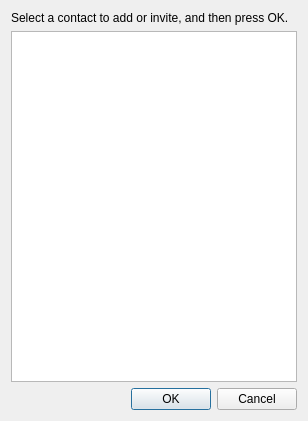
<?xml version="1.0" encoding="UTF-8"?>
<ui version="4.0">
 <class>addressBook</class>
 <widget class="QDialog" name="addressBook">
  <property name="geometry">
   <rect>
    <x>0</x>
    <y>0</y>
    <width>308</width>
    <height>421</height>
   </rect>
  </property>
  <property name="windowTitle">
   <string>Choose a Contact from Your Address Book</string>
  </property>
  <property name="modal">
   <bool>true</bool>
  </property>
  <layout class="QVBoxLayout" name="verticalLayout">
   <item>
    <widget class="QLabel" name="label">
     <property name="text">
      <string>Select a contact to add or invite, and then press OK.</string>
     </property>
    </widget>
   </item>
   <item>
    <widget class="QListWidget" name="listWidget"/>
   </item>
   <item>
    <widget class="QDialogButtonBox" name="buttonBox">
     <property name="orientation">
      <enum>Qt::Horizontal</enum>
     </property>
     <property name="standardButtons">
      <set>QDialogButtonBox::Cancel|QDialogButtonBox::Ok</set>
     </property>
    </widget>
   </item>
  </layout>
 </widget>
 <resources/>
 <connections>
  <connection>
   <sender>buttonBox</sender>
   <signal>accepted()</signal>
   <receiver>addressBook</receiver>
   <slot>accept()</slot>
   <hints>
    <hint type="sourcelabel">
     <x>248</x>
     <y>254</y>
    </hint>
    <hint type="destinationlabel">
     <x>157</x>
     <y>274</y>
    </hint>
   </hints>
  </connection>
  <connection>
   <sender>buttonBox</sender>
   <signal>rejected()</signal>
   <receiver>addressBook</receiver>
   <slot>reject()</slot>
   <hints>
    <hint type="sourcelabel">
     <x>316</x>
     <y>260</y>
    </hint>
    <hint type="destinationlabel">
     <x>286</x>
     <y>274</y>
    </hint>
   </hints>
  </connection>
 </connections>
</ui>
